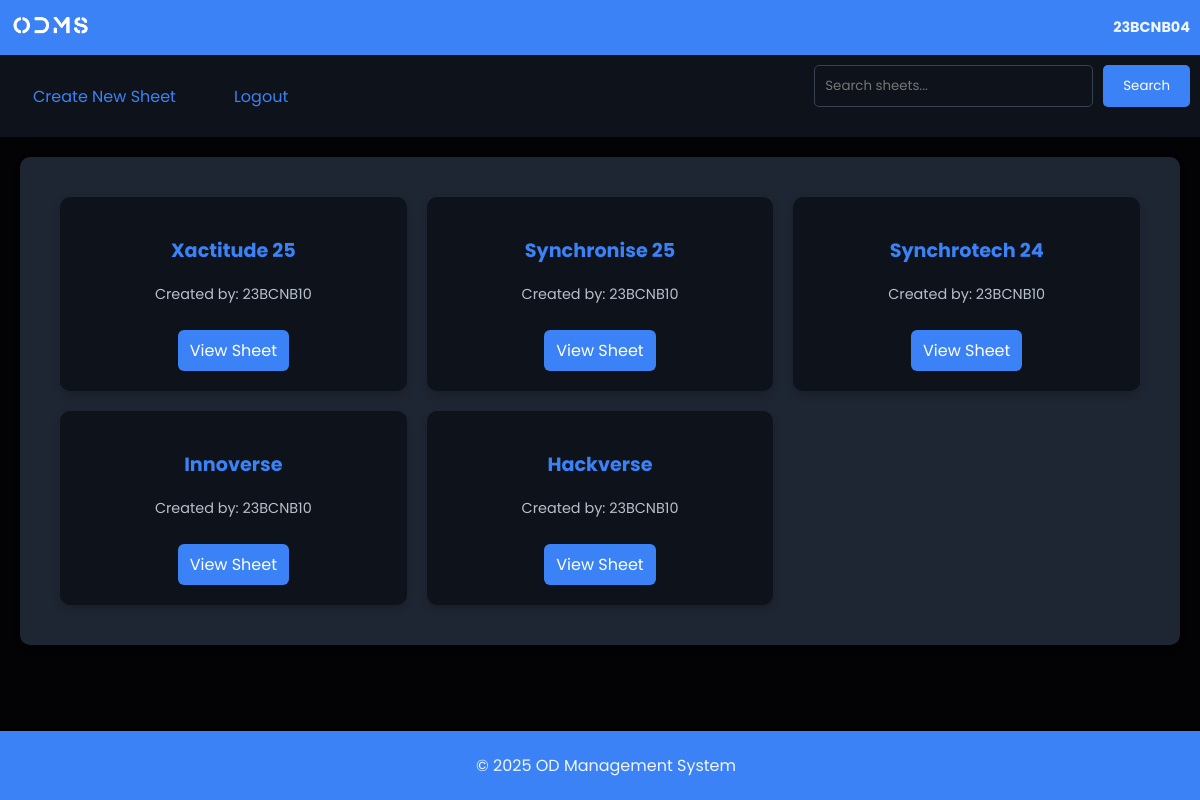
/dashboard (signed in), run on the app's committed database.
### tables this page shows
CREATE TABLE sheets (
            id INTEGER PRIMARY KEY AUTOINCREMENT,
            sheet_name TEXT NOT NULL,
            creator TEXT NOT NULL
        );

### app.py (the view)
@app.route('/dashboard', methods=['GET', 'POST'])
def dashboard():
    if 'username' not in session:
        flash('Please log in first!', 'warning')
        return redirect(url_for('login'))
    search_query = request.args.get('search', '')
    try:
        conn = get_db_connection()
        c = conn.cursor()
        if search_query:
            c.execute('SELECT id, sheet_name, creator FROM sheets WHERE sheet_name LIKE ?',
                     (f'%{search_query}%',))
        else:
            c.execute('SELECT id, sheet_name, creator FROM sheets')
        sheets = c.fetchall()
        sheet_list = []
        for sheet in sheets:
            sheet_list.append((sheet['id'], sheet['sheet_name'], sheet['creator']))
        return render_template('dashboard.html',
                              user_name=session['username'],
                              sheets=sheet_list,
                              search_query=search_query)
    except Exception as e:
        flash(f'Error loading dashboard: {str(e)}', 'danger')
        return render_template('dashboard.html',
                              user_name=session['username'],
                              sheets=[],
                              search_query=search_query)
    finally:
        if 'conn' in locals():
            conn.close()

### app.py (called while the page is built)
def get_db_connection():
    conn = sqlite3.connect('odms.db', timeout=20)
    conn.row_factory = sqlite3.Row
    return conn

### templates/dashboard.html (shortened to what this page needs)
<!DOCTYPE html>
<html>
<head>
    <link rel="stylesheet" href="{{ url_for('static', filename='dashboard.css') }}">
</head>
<body>
    <header>
        <div class="header-left">
            <img src="{{ url_for('static', filename='assets/odms.png') }}" alt="Logo" class="logo">
        </div>
        <div class="header-right">
            <p class="user-name">{{ user_name }}</p>
        </div>
    </header>
    <nav class="navbar">
        <ul class="navbar__menu">
            <li class="navbar__item">
                <a href="{{ url_for('create_sheet') }}" class="navbar__link">
                    <span>Create New Sheet</span>
                </a>
            </li>
            <li class="navbar__item">
                <a href="{{ url_for('logout') }}" class="navbar__link">
                    <span>Logout</span>
                </a>
            </li>
        </ul>
        <div class="search-container">
            <form action="{{ url_for('dashboard') }}" method="GET" class="search-form">
                <input type="text" name="search" placeholder="Search sheets..." value="{{ search_query }}">
                <button type="submit" class="search-btn">Search</button>
            </form>
        </div>
    </nav>
    <main>
        <div class="main-panel">
            <div class="sheet-container">
                {% if sheets %}
                    {% for sheet_id, sheet_name, creator in sheets %}
                        <div class="sheet-card">
                            <h3>{{ sheet_name }}</h3>
                            <p>Created by: {{ creator }}</p>
                            <a href="{{ url_for('sheet_detail', sheet_id=sheet_id) }}" class="view-sheet">View Sheet</a>
                        </div>
                    {% endfor %}
                {% else %}
                    <p>No sheets available.</p>
                {% endif %}
            </div>
        </div>
    </main>
    <footer>
        <p>&copy; 2025 OD Management System</p>
    </footer>
</body>
</html>

### static/dashboard.css (style rules this page uses)
body { background-color: #030305; color: #EFF6FF; font-family: 'Poppins', sans-serif; margin: 0; padding: 0; }
header { display: flex; justify-content: space-between; align-items: center; background-color: #3B82F6; padding: 10px; font-size: 1.5rem; font-weight: bold; }
.header-left .logo { width: 80px; height: auto; }
.header-right { display: flex; flex-direction: column; align-items: flex-end; font-size: 0.9rem; }
.user-name, .user-email { margin: 0; }
.navbar { display: flex; justify-content: space-between; align-items: center; padding: 10px; background-color: #0E121A; }
.navbar__menu { display: flex; list-style: none; padding: 0; margin: 0; }
.navbar__item { margin-right: 20px; }
.navbar__link { color: #3B82F6; text-decoration: none; display: flex; align-items: center; padding: 10px 15px; border-radius: 8px; transition: background-color 250ms ease; }
.navbar__link span { margin-left: 8px; }
main { padding: 20px; }
.main-panel { background-color: #1F2633; padding: 20px; border-radius: 10px; box-shadow: 0 4px 6px rgba(0, 0, 0, 0.3); }
.sheet-container { display: grid; grid-template-columns: repeat(auto-fit, minmax(280px, 1fr)); gap: 20px; padding: 20px; }
.sheet-card { background: #0E121A; padding: 20px; border-radius: 10px; box-shadow: 0 4px 8px rgba(0, 0, 0, 0.2); text-align: center; transition: transform 0.2s; }
.sheet-card h3 { color: #3B82F6; font-size: 1.2rem; }
.sheet-card p { color: #B8BFCC; font-size: 0.9rem; }
.view-sheet { display: inline-block; margin-top: 10px; padding: 8px 12px; background-color: #3B82F6; color: white; text-decoration: none; border-radius: 6px; transition: background-color 0.3s; }
footer { text-align: center; padding: 6px; background-color: #3B82F6; position: fixed; bottom: 0; width: 100%; }
.search-container { margin-bottom: 20px; }
.search-form { display: flex; gap: 10px; }
.search-form input[type="text"] { flex: 1; padding: 10px; border-radius: 5px; border: 1px solid #374151; background-color: #0E121A; color: #EFF6FF; font-family: 'Poppins', sans-serif; }
.search-btn { background-color: #3B82F6; color: white; border: none; padding: 10px 20px; border-radius: 5px; cursor: pointer; font-family: 'Poppins', sans-serif; }

### data on the page
sheets: sheet_name "Xactitude 25", creator "23BCNB10"
sheets: sheet_name "Synchronise 25", creator "23BCNB10"
sheets: sheet_name "Synchrotech 24", creator "23BCNB10"
sheets: sheet_name "Innoverse", creator "23BCNB10"
sheets: sheet_name "Hackverse", creator "23BCNB10"

### other printed values
{{ user_name }} "23BCNB04"
